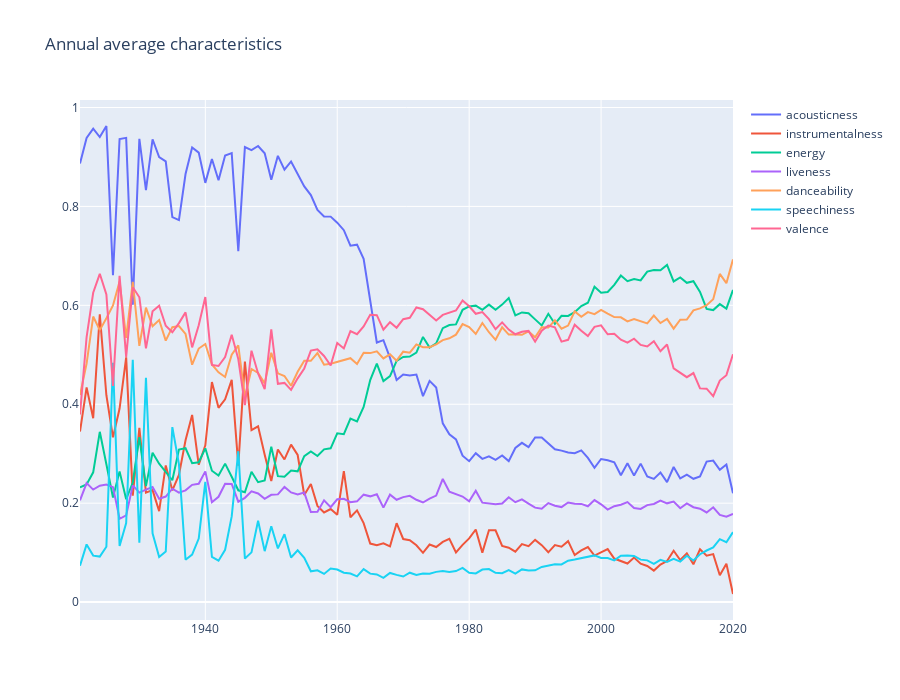

The cell this chart's notebook holds for it:
### Markdown cell above
## EDA

### Code cell
import plotly.graph_objects as go

fig =go.Figure()
fig.add_trace(go.Scatter(x=df_years['year'], y=df_years['acousticness'], mode='lines',name="acousticness",showlegend=True))
fig.add_trace(go.Scatter(x=df_years['year'], y=df_years['instrumentalness'], mode='lines',name="instrumentalness"))
fig.add_trace(go.Scatter(x=df_years['year'], y=df_years['energy'], mode='lines',name="energy"))
fig.add_trace(go.Scatter(x=df_years['year'], y=df_years['liveness'], mode='lines',name="liveness"))
fig.add_trace(go.Scatter(x=df_years['year'], y=df_years['danceability'], mode='lines',name="danceability"))
fig.add_trace(go.Scatter(x=df_years['year'], y=df_years['speechiness'], mode='lines',name="speechiness"))
fig.add_trace(go.Scatter(x=df_years['year'], y=df_years['valence'], mode='lines',name="valence"))

fig.update_layout(title='Annual average characteristics',height=700)
fig.show()
